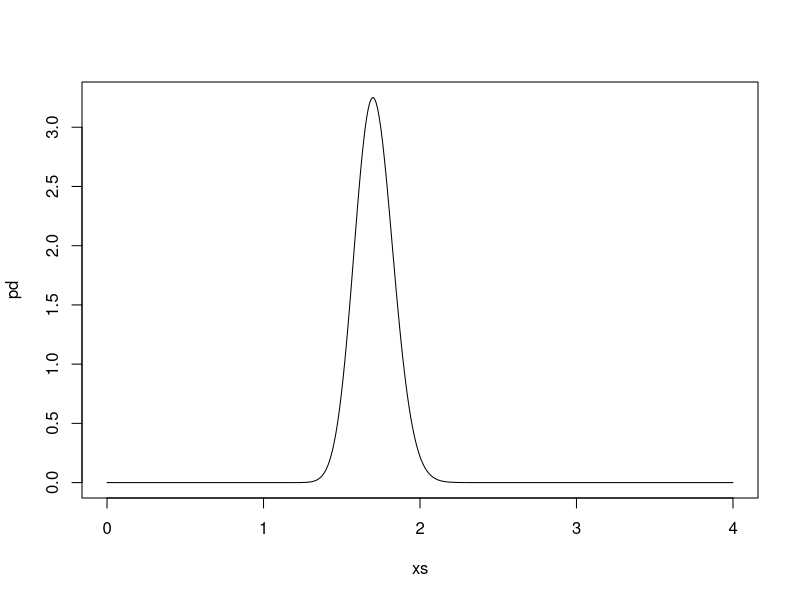
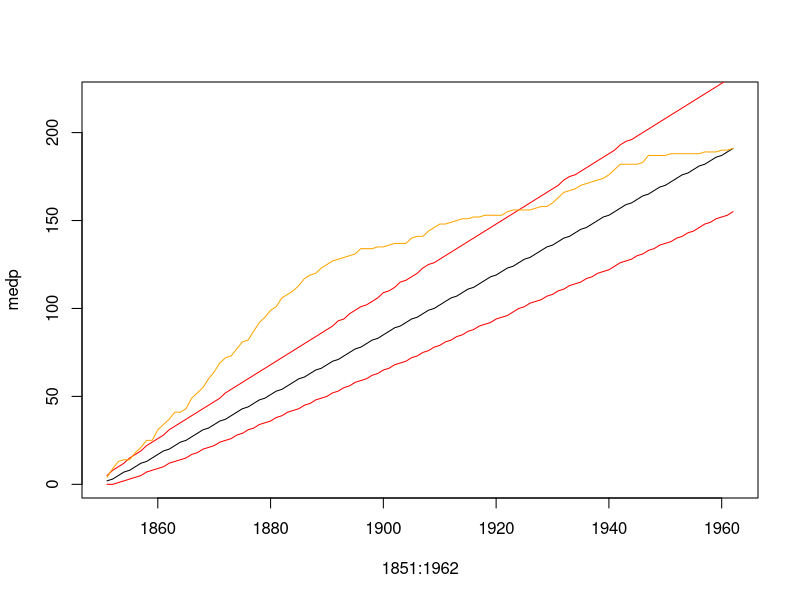
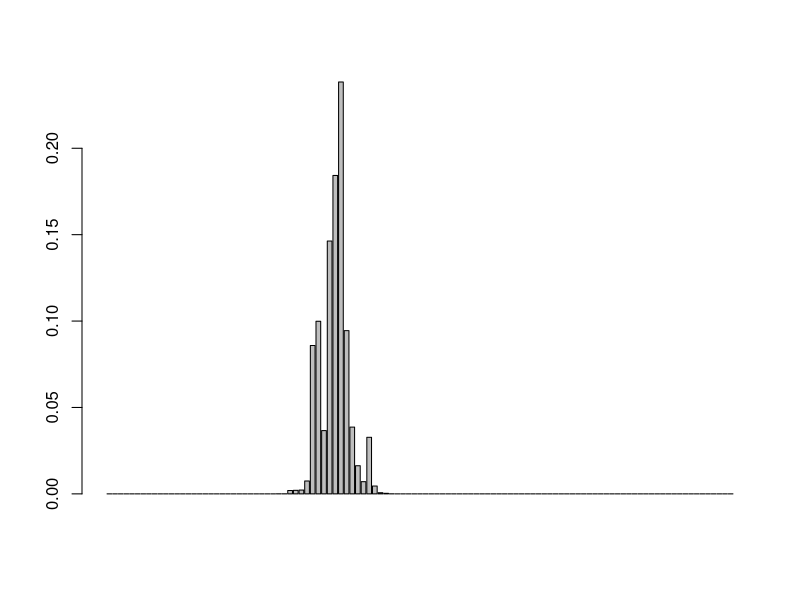
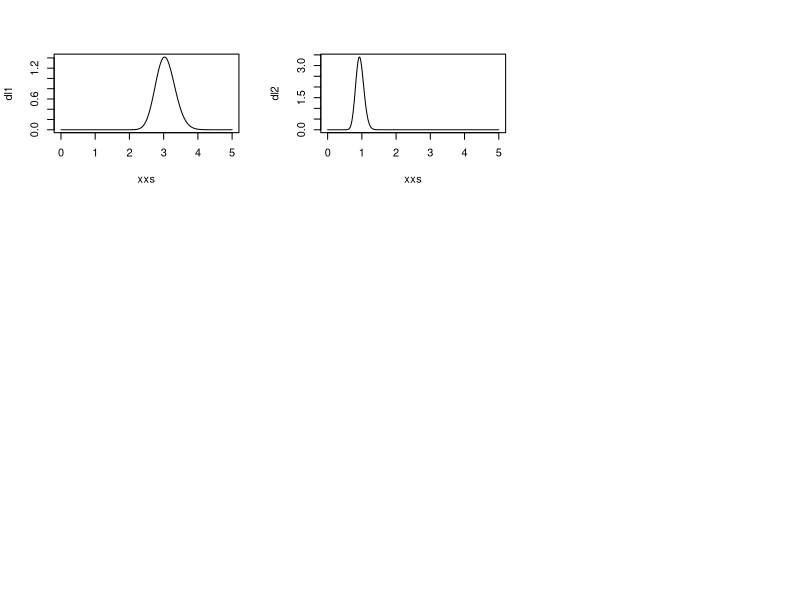

Generate these figures, in order, with R: (Note: this script raises an error after producing the figures.)
#### Bayesian Changepoint Detection ####
########################################

#### Get data ####
library(boot)
data(coal)
x <- 1851:1962
y <- tabulate(floor(coal[[1]]))
y <- y[x]

### 1. No change points
########################
a1 = 2 # prior
b1 = 1 # prior
a2 = a1 + sum(y) # posterior
b2 = b1+112 # posterior
xs <- seq(0,4,0.01) # sequence of lambdas
pd <- dgamma(xs, a2, b2) # posterior distribution
plot(xs, pd, type='l')

# Draw predictions
lambdasample <- rgamma(10000, a2, b2) # sample lambdas from gamma
pred <- matrix(0, nrow=10000, ncol=112)
for (sample in 1:10000){
  for (year in 1:112){
    indpred <- rpois(1,lambdasample[sample])
    pred[sample, year] <- indpred
  }
}

# Marginal probability
l.py <- -sum(lfactorial(y))-(2+sum(y))*log(113)+lfactorial(sum(y)+1)
py = exp(l.py)

# Plot 95% prediction interval
cp <- apply(pred,1,cumsum) # cumulative 
cp <- t(cp)
medp <- rep(0,112)
twoh <- rep(0,112)
nins <- rep(0,112)
for (year in 1:112){
  medp[year]<-quantile(cp[,year],probs = c(0.5))
  twoh[year]<-quantile(cp[,year],probs = c(0.025))
  nins[year]<-quantile(cp[,year],probs = c(0.975))
}
plot(1851:1962,medp,type='l',ylim=c(1,220))
lines(1851:1962, twoh, col='red')
lines(1851:1962, nins, col='red')
lines(1851:1962, cumsum(y), col='orange')


### 2. One change point
########################
alpha1n <- rep(0,111)
alpha2n <- rep(0,111)
beta1n <- rep(0,111)
beta2n <- rep(0,111)

# get posterior parameters for multiple positions of change point
for (t in 2:112){
  alpha1n[t-1] = 2+sum(y[1:t-1])
  beta1n[t-1] = 1+t-1
  alpha2n[t-1] = 2+sum(y[t:112])
  beta2n[t-1] = 1+(112-t)
}

# calculate probability of each year to be a changepoint
lpT <- rep(0, 111)
for (t in 1:111){
  lpT[t] = log(114-t)*(-2-sum(y[t:112]))+lgamma(sum(y[t:112])+2)+
    log(t)*(-2-sum(y[1:t-1]))+lgamma(sum(y[1:t-1])+2)
}
lpT <- lpT-max(lpT)
pT = exp(lpT)
pT = pT/sum(pT)
barplot(pT)

layout(matrix(1:9, ncol=3, nrow=3, byrow=T))

# sample lambdas using updated parameters
dens = matrix(0, nrow=2048, ncol=111)
dens2 = matrix(0, nrow=2048, ncol=111)
densll = matrix(0, nrow=128, ncol=128)
xxs <- seq(0,5,length.out=2048)
xss <- seq(0,5,length.out=128)

for (i in 1:111){
  for (j in 1:2048){
    dens[j,i] <- pT[i]*dgamma(xxs[j],alpha1n[i],beta1n[i])
    dens2[j,i] <- pT[i]*dgamma(xxs[j],alpha2n[i],beta2n[i])
  }
}
dl1<-rep(0,2048)
dl2<-rep(0,2048)
for (i in 1:2048){
  dl1[i] = sum(dens[i,])
  dl2[i] = sum(dens2[i,])
}

# marginal distributions of lambdas
plot(x=xxs, y=dl1, type='l')
plot(x=xxs, y=dl2, type='l')
z2 = dl2%*%t(dl1)
image(xxs,xxs,z2,col=mycol,useRaster = T)

for (i in 1:128){
  for (j in 1:128){
    for (t in 1:111){
      densll[i,j] = densll[i,j]+pT[t]*dgamma(xss[i],alpha1n[t],beta1n[t])*dgamma(xss[j],alpha2n[t],beta2n[t])
    }
  }
}


pred.t <- rep(0,111)
pred2 <- matrix(0, nrow=2048, ncol=112)
for (sample in 1:5){
  for (year in 1:112){
    for (t in 2:112){
      if (year<t){pred.t[t] <- rpois(1,dl1[sample])}
      else {pred.t[t] <- rpois(1,dl2[sample])}
      print(t, rpois(1,dl1[sample]))
    }
    indpred <- sum(pred.t)
    pred[sample, year] <- indpred
  }
}

cp <- apply(pred,1,cumsum) # cumulative 
cp <- t(cp)
medp <- rep(0,112)
twoh <- rep(0,112)
nins <- rep(0,112)
for (year in 1:112){
  medp[year]<-quantile(cp[,year],probs = c(0.5))
  twoh[year]<-quantile(cp[,year],probs = c(0.025))
  nins[year]<-quantile(cp[,year],probs = c(0.975))
}
plot(1851:1962,medp,type='l',ylim=c(1,220))
lines(1851:1962, twoh, col='red')
lines(1851:1962, nins, col='red')
lines(1851:1962, cumsum(y), col='orange')
